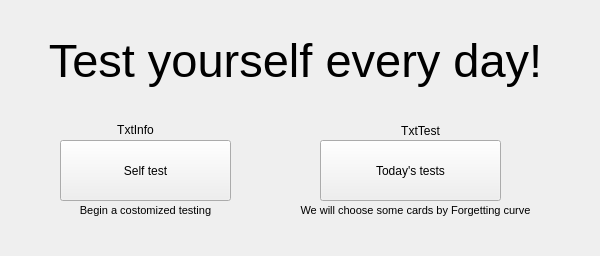
<?xml version="1.0" encoding="UTF-8"?>
<ui version="4.0">
 <class>testMain</class>
 <widget class="QMainWindow" name="testMain">
  <property name="geometry">
   <rect>
    <x>0</x>
    <y>0</y>
    <width>600</width>
    <height>256</height>
   </rect>
  </property>
  <property name="windowTitle">
   <string>MainWindow</string>
  </property>
  <widget class="QWidget" name="centralwidget">
   <widget class="QLabel" name="Fixlabel_1">
    <property name="geometry">
     <rect>
      <x>0</x>
      <y>20</y>
      <width>591</width>
      <height>81</height>
     </rect>
    </property>
    <property name="font">
     <font>
      <pointsize>35</pointsize>
     </font>
    </property>
    <property name="text">
     <string>Test yourself every day!</string>
    </property>
    <property name="alignment">
     <set>Qt::AlignCenter</set>
    </property>
   </widget>
   <widget class="QLabel" name="TxtTest">
    <property name="geometry">
     <rect>
      <x>270</x>
      <y>120</y>
      <width>301</width>
      <height>21</height>
     </rect>
    </property>
    <property name="text">
     <string>TxtTest</string>
    </property>
    <property name="alignment">
     <set>Qt::AlignCenter</set>
    </property>
   </widget>
   <widget class="QPushButton" name="ButToday">
    <property name="geometry">
     <rect>
      <x>320</x>
      <y>140</y>
      <width>181</width>
      <height>61</height>
     </rect>
    </property>
    <property name="text">
     <string>Today's tests</string>
    </property>
   </widget>
   <widget class="QPushButton" name="ButSelf">
    <property name="geometry">
     <rect>
      <x>60</x>
      <y>140</y>
      <width>171</width>
      <height>61</height>
     </rect>
    </property>
    <property name="text">
     <string>Self test</string>
    </property>
   </widget>
   <widget class="QLabel" name="TxtInfo">
    <property name="geometry">
     <rect>
      <x>0</x>
      <y>120</y>
      <width>271</width>
      <height>20</height>
     </rect>
    </property>
    <property name="text">
     <string>TxtInfo</string>
    </property>
    <property name="alignment">
     <set>Qt::AlignCenter</set>
    </property>
   </widget>
   <widget class="QLabel" name="labelAll_3">
    <property name="geometry">
     <rect>
      <x>280</x>
      <y>200</y>
      <width>271</width>
      <height>21</height>
     </rect>
    </property>
    <property name="font">
     <font>
      <pointsize>8</pointsize>
     </font>
    </property>
    <property name="text">
     <string>We will choose some cards by Forgetting curve</string>
    </property>
    <property name="alignment">
     <set>Qt::AlignCenter</set>
    </property>
   </widget>
   <widget class="QLabel" name="labelAll_4">
    <property name="geometry">
     <rect>
      <x>10</x>
      <y>200</y>
      <width>271</width>
      <height>21</height>
     </rect>
    </property>
    <property name="font">
     <font>
      <pointsize>8</pointsize>
     </font>
    </property>
    <property name="text">
     <string>Begin a costomized testing</string>
    </property>
    <property name="alignment">
     <set>Qt::AlignCenter</set>
    </property>
   </widget>
  </widget>
 </widget>
 <resources/>
 <connections/>
</ui>
